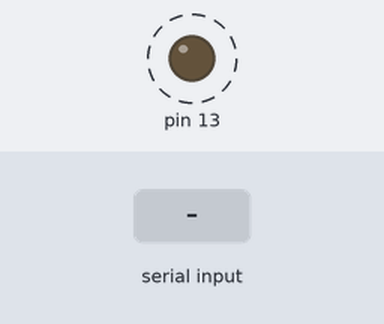
Bench run of a sketch on a simulated Arduino Uno, built with avr-gcc and run on an emulated ATmega328P. Parts: output pins drawn as LEDs (lit = HIGH). Dashed ring = blinking. Inputs (shaded band) come from the test bench. What the sketch prints to the serial monitor is not drawn.

Above: at 1.13 s.
1.3 s: byte 30 received over Serial
4.3 s: byte 90 received over Serial
7.3 s: byte 120 received over Serial
Timing chart, 0 to 16.3 s (numbered marks = the images above; inputs shaded):
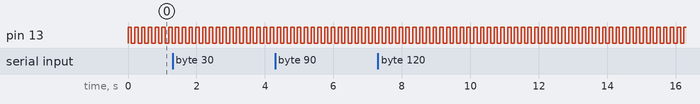

The sketch:

___arduino_test_echo_blink.ino
```cpp
/* Using a variable called byteRead to temporarily store
   the data coming from the computer */
byte byteRead;

void setup() {
// Turning the Serial Protocol ON
  Serial.begin(9600);
// Blink
  pinMode(13, OUTPUT);
}

void loop() {
   /*  checking if data has been sent from the computer */
  if (Serial.available()) {
    /* read the most recent byte */
    byteRead = Serial.read();
    /*ECHO the value that was read, back to the serial port. */
    Serial.write(byteRead);
  }
  // Blink
  digitalWrite(13, HIGH);
  delay(99);
  digitalWrite(13, LOW);
  delay(99);
}
```

Measured:
- by itself, pin 13: alternates HIGH for 0.10 s and LOW for 0.10 s
